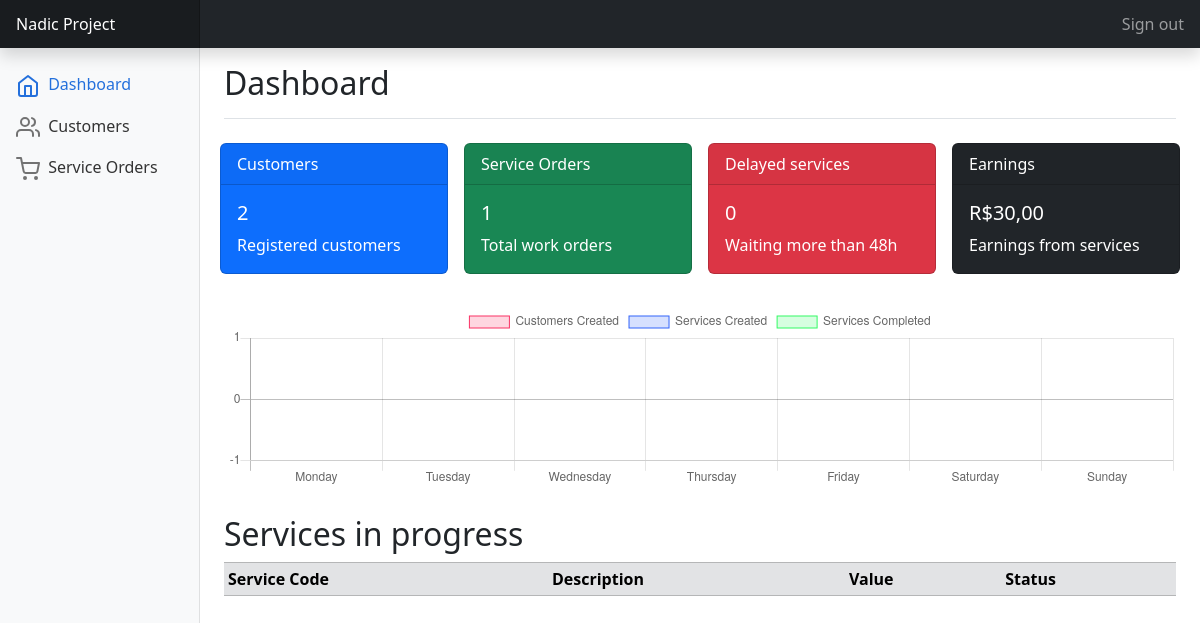
Page /crm/ (signed in) on the earlier database version.
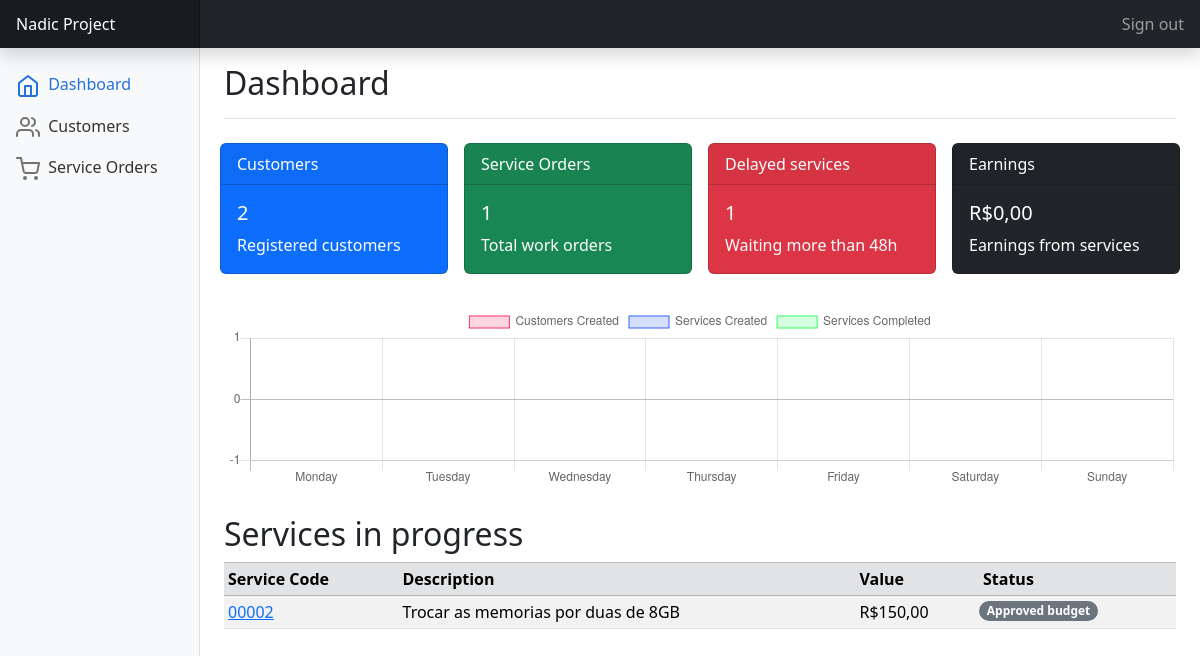
Same page on the later database version.
### crm/models.py (models this page shows, shortened)
class ServiceOrder(models.Model):
    client = models.ForeignKey(Customer, on_delete=models.CASCADE)
    description = models.TextField()
    created_at = models.DateTimeField(auto_now_add=True)
    concluded_at = models.DateTimeField(null=True)
    value = models.DecimalField(max_digits=8, decimal_places=2, null=True, blank=True)
    status_choices = [('budgeting', 'Budgeting'),
                      ('approved_budget', 'Approved budget'),
                      ('under_maintenance', 'Under maintenance'),
                      ('concluded', 'Concluded'),
                      ('delivered', 'Delivered')]
    status = models.CharField(max_length=20, choices=status_choices, default='budgeting')
    def get_absolute_url(self):
        return reverse('detail_order', kwargs={'pk': self.pk})

### crm/views.py (the view)
# urls.py: path('', views.dashboard_view, name='dashboard'),
@login_required
def dashboard_view(request: HttpRequest):
    context = {'active_page': "Dashboard"}
    customers = Customer.objects.all()
    context.update({'customers': customers})
    serviceorders = ServiceOrder.objects.all()
    context.update({'serviceorders': serviceorders})
    context.update({'orderdelayed': count_ordersDelayed(ServiceOrder.objects.filter(status__in=['budgeting', 'approved_budget', 'under_maintenance']), 48)})
    context.update({'totalearnings': count_ordersEarning(ServiceOrder.objects.filter(status='delivered'))})
    context.update({'data_dashboard': generate_weekly_report()})
    return render(request, 'dashboard.html', context)

### crm/utils.py (called while the page is built)
def count_ordersDelayed(orders, time):
    orders_delayed = orders.filter(created_at__lte=timezone.now() - timezone.timedelta(hours=time))
    return orders_delayed.count()

def count_ordersEarning(orders):
    total_sum = orders.aggregate(total=models.Sum('value'))['total']
    print(total_sum)
    if total_sum is None:
        total_sum = 0.00
    return total_sum

### crm/templates/dashboard.html (shortened to what the changed rows need)
{% extends "utils/base.html" %}
{% load static %}
{% block main %}
    <div class="d-flex justify-content-between flex-wrap flex-md-nowrap align-items-center pt-3 pb-2 mb-3 border-bottom">
        <h1 class="h2">Dashboard</h1>
    </div>
    <div class="row">
        <div class="col-3 p-2">
            <div class="card text-white bg-danger">
                <div class="card-body">
                    <h5 class="card-title">{{orderdelayed}}</h5>
                    <p class="card-text">Waiting more than 48h</p>
                </div>
            </div>
        </div>
        <div class="col-3 p-2">
            <div class="card text-white bg-dark">
                <div class="card-body">
                    <h5 class="card-title">R${{totalearnings|floatformat:2}}</h5>
                    <p class="card-text">Earnings from services</p>
                </div>
            </div>
        </div>
    </div>
    <h2>Services in progress</h2>
    <div class="table-responsive">
        <table class="table table-striped table-sm">
            <thead class="table-secondary table-bordered">
                <tr>
                    <th scope="col">Service Code</th>
                    <th scope="col">Description</th>
                    <th scope="col">Value</th>
                    <th scope="col">Status</th>
                </tr>
            </thead>
            <tbody>
                {% for serviceorder in serviceorders %}
                    {% if serviceorder.status != "delivered" %}
                        <tr>
                            <td><a href="{{ serviceorder.get_absolute_url }}">{{serviceorder.id|stringformat:"05d"}}</a></td>
                            <td>{{serviceorder.description|truncatechars:50}}</td>
                            <td>R${{serviceorder.value|default:"0.00"|floatformat:2}}</td>
                            <td class="" style="padding-top: 1px; padding-left: 0;">
                                {% if serviceorder.status == 'budgeting' %}
                                    <span class="badge rounded-pill bg-warning text-dark">Budgeting</span>
                                {% elif serviceorder.status == 'approved_budget' %}
                                    <span class="badge rounded-pill bg-secondary">Approved budget</span>
                                {% elif serviceorder.status == 'under_maintenance' %}
                                    <span class="badge rounded-pill bg-primary">Under maintenance</span>
                                {% elif serviceorder.status == 'concluded' %}
                                    <span class="badge rounded-pill bg-info text-dark">Concluded</span>
                                {% elif serviceorder.status == 'delivered' %}
                                    <span class="badge rounded-pill bg-success">Delivered</span>
                                {% else %}
                                    <span class="badge rounded-pill bg-danger">Null</span>
                                {% endif %}
                            </td>
                        </tr>
                    {% endif %}
                {% endfor %}
            </tbody>
        </table>
    </div>
{% endblock main %}
{% block js %}
    <script>
        var ctx = document.getElementById('myChart')
        var data = {{ data_dashboard|safe }}
        var myChart = new Chart(ctx, {
            type: 'bar',
            data: data,
            options: {
            scales: {
                yAxes: [{
                ticks: {
                    beginAtZero: false,
                    stepSize: 1
                }
                }]
            },
            legend: {
                display: true
            }
            }
        })
    </script>
{% endblock js %}

Differences in the rows shown:
added ServiceOrder: id "00002", description "Trocar as memorias por duas de 8GB", value "150,00", status "Approved budget"
Other differences:
{{ orderdelayed }}: "0" → "1"
{{ totalearnings|floatformat:2 }}: "30,00" → "0,00"
